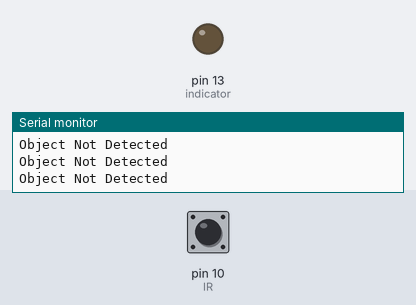
The sketch below on a simulated Arduino Uno, built with avr-gcc and run on an emulated ATmega328P. Parts: output pins drawn as LEDs (lit = HIGH), the last lines printed to the serial monitor. Dashed ring = blinking. Inputs (shaded band) come from the test bench; at power-on: pin 10 (IR) LOW.

Above: at 1.2 s.
1.3 s: pin 10 (IR) driven HIGH
At 1.7 s:
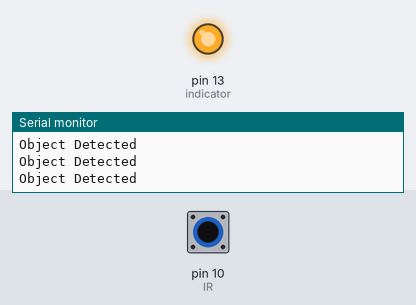
2.8 s: pin 10 (IR) driven LOW
At 3.1 s:
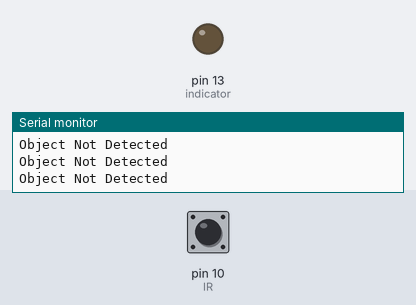
5.8 s: pin 10 (IR) pulsed HIGH 2 times (0.12 s each, 0.3 s apart)
At 5.88 s:
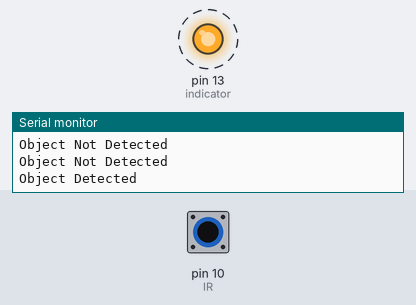
9.4 s: pin 10 (IR) pulsed HIGH 5 times (0.12 s each, 0.3 s apart)
At 12.1 s:
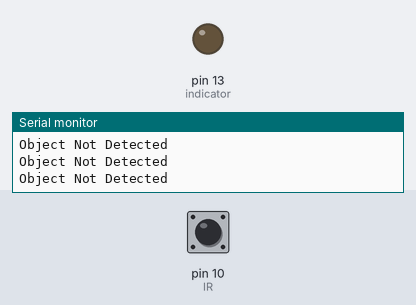
Timing chart, 0 to 13.6 s (numbered marks = the images above; inputs shaded):
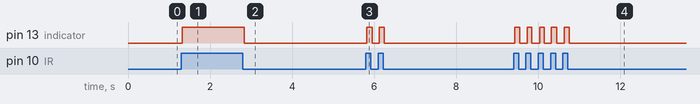

The sketch:

IR_Sensor_Test.ino
```cpp
/*
  ////////////////////////////////////////////////
  ////////////////////////////////////////////////
  Note: This is a test code to check the working of an IR sensor.
      We'll be using it to detect obstacles with the help of an indicator LED.
  ////////////////////////////////////////////////
  ////////////////////////////////////////////////
*/
int indicator = 13;
int IR = 10;
void setup()
{
  // put your setup code here, to run once:

  pinMode(IR, INPUT);                                    // Setting the Output from the IR sensor as an inpur to Arduino
  pinMode(indicator, OUTPUT);                            // Setting the Indicator LED as an Output
  Serial.begin(9600);                                    // Set up the Serial Monitor to dispay data
}

void loop()
{
  // put your main code here, to run repeatedly:
  if (digitalRead(IR))                                   // Checks   if Object is present
  {
    Serial.println("Object Detected");
    digitalWrite(indicator, HIGH);
  }

  else
  {
    Serial.println("Object Not Detected");
    digitalWrite(indicator, LOW);
  }

}
```

Measured:
- after the input at 1.3 s, pin 13 (indicator): LOW → HIGH at once
- after the input at 2.8 s, pin 13 (indicator): HIGH → LOW at once
- after the input at 5.8 s, pin 13 (indicator): alternates HIGH for 0.13 s and LOW for 0.17 s, 4 changes in all, then stays LOW, starting at once
- after the input at 9.4 s, pin 13 (indicator): alternates HIGH for 0.11 s and LOW for 0.19 s, 10 changes in all, then stays LOW, starting at once
